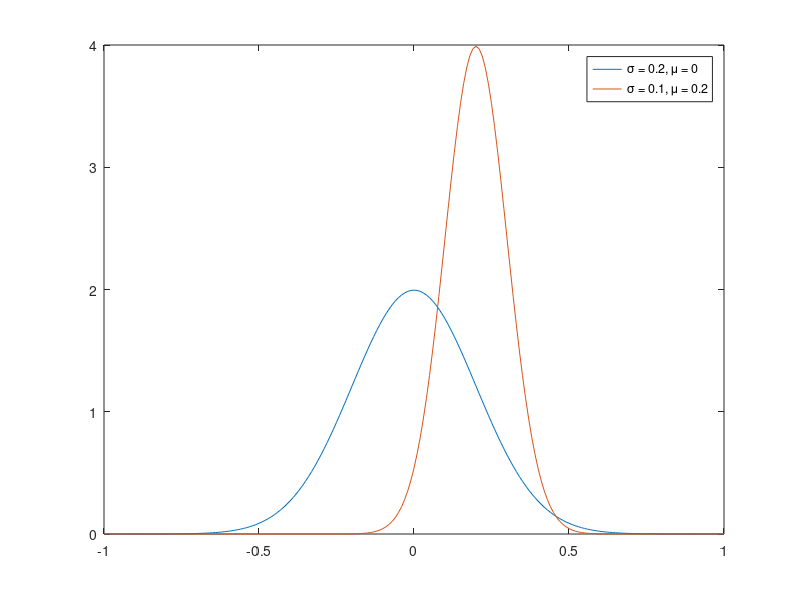

Here is the MATLAB script that generated this plot: (Note: this script raises an error after producing the figure.)
%% Data Science for Human Factors course - script 6
% Plotting 2: Descriptive plots
%
% This script is free to use and distribute for anybody!
% 
% Author: Marius Klug, 2019, bpn.tu-berlin.de
%%%%%%%%%%%%%%%%%%%%%%%%%%%%%%%%%%%%%%%%%%%%%%%%%%%%%%%%%%%%

%% Legends

% our beautiful gaussian again

figure(1); clf

x = -1:.01:1;

s = 0.2;
gaussian1 = 1/(s*sqrt(2*pi)) * exp( -x.^2 / (2*s^2) );

gauss1_handle = plot(x,gaussian1);

hold on

s = 0.1;
mu = 0.2;
gaussian2 = 1/(s*sqrt(2*pi)) * exp( -(x - mu).^2 / (2*s^2) );

gauss2_handle = plot(x,gaussian2);

% greek letters or other special characters can be used!
legend_handle = legend({'{\sigma} = 0.2, {\mu} = 0',...
    '{\sigma} = 0.1, {\mu} = 0.2'});

%% let's adjust the legend a bit

legend_handle.FontSize = 14;
legend_handle.Location = 'north';
legend_handle.Location = 'best'
legend_handle.Orientation = 'horizontal'
legend_handle.Orientation = 'vertical'

% we can also adjust this manually
legend_handle.Position = [0.4 0.7 0.35 0.2]

%% EXERCISE
% What do the position values represent? Find it out by
% playing around with it and/or using the doc.

%% Let's plot some more stuff

figure(2); clf

idx_peak1 = gaussian1==max(gaussian1);
idx_peak2 = gaussian2==max(gaussian2);

gauss1_peak_handle1 = plot(x(idx_peak1),...
    gaussian1(idx_peak1),'ko');
hold on
gauss1_peak_handle2 = plot(x(idx_peak2),...
    gaussian2(idx_peak2),'ko');

gauss1_handle = plot(x,gaussian1);
gauss2_handle = plot(x,gaussian2);

% just using legends always creates the legend in the order
% of plotting
legend_handle = legend({'{\sigma} = 0.04, {\mu} = 0',...
    '{\sigma} = 0.1, {\mu} = 0.2','Peaks'});

% since we have the handles, we can assign the legends to
% their plots
legend_handle = legend(...
    [gauss1_handle gauss2_handle gauss1_peak_handle1],...
    {'{\sigma} = 0.04, {\mu} = 0',...
    '{\sigma} = 0.1, {\mu} = 0.2','Peaks'});

%% Two axes in one (left and right)

f=figure(3); set(gcf,'color','w'); clf

x = 0:0.01:20;
y1 = 200*exp(-0.05*x).*sin(x);
y2 = 0.8*exp(-0.5*x).*sin(10*x);

plot(x,y1);
hold on
plot(x,y2);

% this is hardly useful because we can not evaluate the
% second line. so we want to have two different scales for
% the plots

clf

% switching to the left-hand scale
yyaxis left
hLine1 = plot(x,y1,'--');
ylabel('y_1')

% switching to the right-hand scale
yyaxis right
plot(x,y2);
ylabel('y_2')

xlabel('x')

% changing color properties is possible with handles
set(hLine1,'color','r')

% but it does not change the color of the axes themselves

% changing the color of the axes is possible as a default
set(gcf,'defaultaxescolororder',[0.4 0.4 0.4; 0.8 0.8 0.8])
% this needs to be run before plotting and it will remain even with clf. If
% you want to get back the normal colors, you need to close the figure.

% rerun this section to see the new colors


%% yyaxis was introduced in 2016
% older versions need to run this
clf


[hAx,hLine1,hLine2] = plotyy(x,y1,x,y2);

ylabel(hAx(1), 'y1')
ylabel(hAx(2), 'y2')
xlabel('x')

%% now we know which line is scaled how, so we need the
% legend in addition

legend({'200*exp(-0.05*x).*sin(x)',...
    '0.8*exp(-0.5*x).*sin(10*x)'})

% set a grid that makes the plot easier to read
grid on

% some more tweaks for fontsize and background color
set(gca,'fontsize',14)
f.Color = [1 1 1];

%% Annotations in a plot

figure(4); clf

% just plot a straight line
plot(1:10)
title('Plot with annotations')

% using text(), we can write text in our plots 
text(4,3.5,'This is a text!','Color','r','FontSize',15);

% with annotations we can do a bit more fancy tings like
% arrows
x = [0.3 0.5];
y = [0.6 0.5];
a=annotation('textarrow',x,y,'String','y = x ')

% if you want to draw rectangles around significant regions
% for example, you can use the rectangle annpotation
dim = [.3 .68 .2 .2];
annotation('rectangle',dim,'Color','red')

% and as usual, you can change features of the annotation
dim2 = [.74 .56 .1 .1];
annotation('rectangle',dim2,'FaceColor','blue','FaceAlpha',.2)

% You can also have a text in a box if you want to have your
% own specific legend for example
dim = [0.15 0.6 0.3 0.2];
str = {'Straight Line Plot','from 1 to 10'};
annotation('textbox',dim,'String',str,'FitBoxToText','off');

%% Scatter plots

figure(5);clf;

% first, let's greate some dots by clicking on the figure
hold on;
axis([0 2 0 2]);
allXs=0.5;
allYs=0.5;
plot(allXs,allYs,'x');


button=1;

% continue as long as the pressed button is 1 (left mouse)
while (button==1)
    
    % ginput raises crosshairs in the current axes to for 
    % you to identify points in the figure, positioning the 
    % cursor with the mouse.
    [x,y,button]=ginput(1);
    
    % the x and y position are plot and stored
    plot(x,y,'x');
    allXs(end+1) = x;
    allYs(end+1) = y;
end


%% EXERCISE
% plot this data as a scatterplot in a separate figure. There are two ways
% this can be done!

figure(6);clf

scatter(allXs, allYs)
axis([0 2 0 2]);

% a scatterplot is essentially a plot with just the markers
% without any connecting lines
plot(allXs, allYs,'ko')
axis([0 2 0 2]);

%% Descriptive statistics plots

figure(7); clf

% generate some data sets. they are generated such that they
% have the same mean and SD but are in fact quite different.

rng default  % for reproducibility
m = 20;
v = 10;
n = 10000;
ylimits = [-30 100];

% normally distributed data
data1 = (randn(n,1)*v)+m;

% bimodal data
data2 = [randn(n/2,1)+m-v; randn(n/2,1)+m+v];

% lognormally distributed data
v = v^2;
mu = log((m^2)/sqrt(v+m^2));
sigma = sqrt(log(v/(m^2)+1));
data3 = lognrnd(mu,sigma,n,1);

% bar plots, the classics
subplot(3,3,1)
bar(1,mean(data1),0.5)
hold on
% errorbar to visalize the standard deviation
errorbar(mean(data1),std(data1))
ylim(ylimits)
title(['{\mu} = ' num2str(mean(data1)) ', {\sigma} = '...
    num2str(std(data1))])

subplot(3,3,2)
bar(1,mean(data2),0.5)
hold on
errorbar(mean(data2),std(data2))
ylim(ylimits)
title(['{\mu} = ' num2str(mean(data2)) ', {\sigma} = '...
    num2str(std(data2))])

subplot(3,3,3)
bar(1,mean(data3),0.5)
hold on
errorbar(mean(data3),std(data3))
ylim(ylimits)
title(['{\mu} = ' num2str(mean(data3)) ', {\sigma} = '...
    num2str(std(data3))])

% bar plots are widely used in papers, but they are actually
% horrible. it's really nothing more than the mean and
% standard deviation, and this only correctly descibes a
% data set if it is normally distributed. even then there
% are better ways to display more information. 

% one step further is the box plot. box plots visualize the
% median, 25% amd 75% quantiles and the whiskers for
% outlier detection. boxplot draws points as outliers if 
% they are greater than q3 + whisker_length * (q3 - q1) or less than 
% q1 - whisker_length * (q3 - q1). q1 and q3 are the 25th and 75th 
% percentiles of the sample data, respectively. default is
% whisker_length = 1.5, approximately +/-2.7 sigma and 
% 99.3 percent coverage if the data are normally distributed.

subplot(334)
boxplot(data1)
ylim(ylimits)
title(['Median = ' num2str(median(data1))])

subplot(335)
boxplot(data2)
ylim(ylimits)
title(['Median = ' num2str(median(data2))])

subplot(336)
boxplot(data3)
ylim(ylimits)
title(['Median = ' num2str(median(data3))])

% we can already see clear differences in our datasets, as
% we should... but for example the bimodal dataset still
% does not properly get visualized

% histograms are a nice way to actually visualize the
% distribution with more accuracy

nbins = 50;
subplot(337)
histogram(data1,nbins)
subplot(338)
histogram(data2,nbins)
subplot(339)
histogram(data3,nbins)

% Better! Always remember this example when you see bar 
% plots. Friends don't let friends make bar plots :)

%% One last thing about box plots:

% plotstyle compact is sometimes the better choice,
% depending on the amount of plots you have in your figure

figure(8);clf
boxplot(randn(50),'plotstyle','compact','color',...
    [0.2 0.2 0.2])
hold on
plot(get(gca,'xlim'),[0 0],'k')